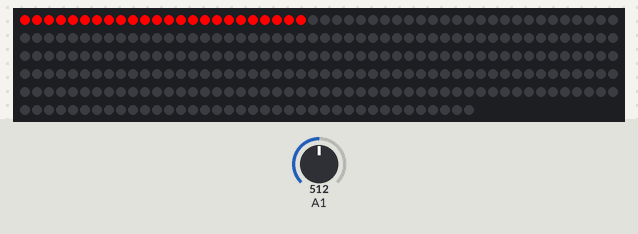
Simulated run of this sketch. Board: Arduino Uno, built with avr-gcc and run on an emulated ATmega328P. On the bench: 288 RGB LEDs in strip order, left to right, continuing on the next row. The test bench sets the inputs (shaded band); at power-on: A1 = 512. The strip is taken to match the declared colour order.

Above: at 0.1 s.
At 3.8 s:
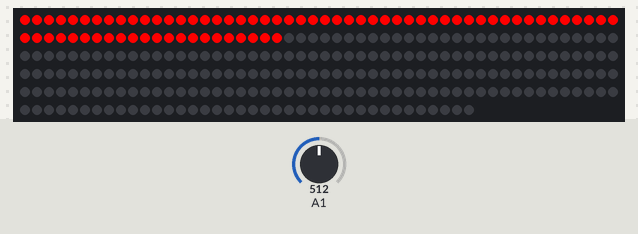
3.9 s: A1 set to 122
At 6.02 s:
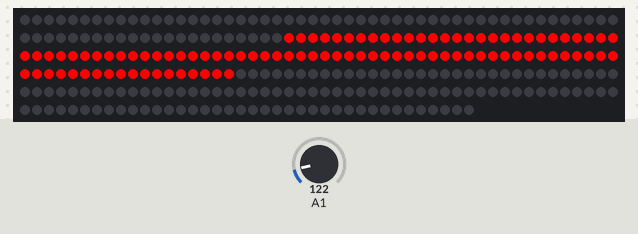
7.7 s: A1 set to 0
Timing chart, 0 to 10.7 s (numbered marks = the images above; inputs shaded):
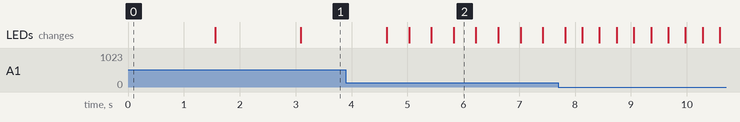

The sketch:

PROJETO_SETAS.ino
```cpp
#include <Adafruit_NeoPixel.h>

#define QTDE_LEDs 288
#define DATA_PIN 3
#define LEDs_SETA 24

#define LED_0_SETA_1 0
#define LED_0_SETA_2 24
#define LED_0_SETA_3 48
#define LED_0_SETA_4 72
#define LED_0_SETA_5 96
#define LED_0_SETA_6 120
#define LED_0_SETA_7 144
#define LED_0_SETA_8 168
#define LED_0_SETA_9 192
#define LED_0_SETA_10 216
#define LED_0_SETA_11 240
#define LED_0_SETA_12 264


Adafruit_NeoPixel setas(QTDE_LEDs, DATA_PIN, NEO_RGB);

int pot;

// =================== Seta 1 =====================

void seta1(int state){
if(state==1){
  for(int i = LED_0_SETA_1; i < LEDs_SETA; i++){
    if (i < setas.numPixels()) {
      setas.setPixelColor(i, setas.Color(255, 0, 0));
    }
  }
  setas.show();
 }
if(state==0){
  for(int i = LED_0_SETA_1; i < LEDs_SETA; i++){
    if (i < setas.numPixels()) {
      setas.setPixelColor(i, setas.Color(0,0,0));
    }
  }
  setas.show();
 }
} //Fim Seta 1

// =================== Seta 2 =====================

void seta2(int state){
if(state==1){
  for(int i = LED_0_SETA_2; i < LEDs_SETA + LED_0_SETA_2; i++){
    if (i < setas.numPixels()) {
      setas.setPixelColor(i, setas.Color(255, 0, 0));
    }
  }
  setas.show();
 }
if(state==0){
  for(int i = LED_0_SETA_2; i < LEDs_SETA + LED_0_SETA_2; i++){
    if (i < setas.numPixels()) {
      setas.setPixelColor(i, setas.Color(0,0,0));
    }
  }
  setas.show();
 }
} //Fim Seta 2

// =================== Seta 3 =====================

void seta3(int state){
if(state==1){
  for(int i = LED_0_SETA_3; i < LEDs_SETA + LED_0_SETA_3; i++){
    if (i < setas.numPixels()) {
      setas.setPixelColor(i, setas.Color(255, 0, 0));
    }
  }
  setas.show();
 }
if(state==0){
  for(int i = LED_0_SETA_3; i < LEDs_SETA + LED_0_SETA_3; i++){
    if (i < setas.numPixels()) {
      setas.setPixelColor(i, setas.Color(0,0,0));
    }
  }
  setas.show();
 }
} //Fim Seta 3

// =================== Seta 4 =====================

void seta4(int state){
if(state==1){
  for(int i = LED_0_SETA_4; i < LEDs_SETA + LED_0_SETA_4; i++){
    if (i < setas.numPixels()) {
      setas.setPixelColor(i, setas.Color(255, 0, 0));
    }
  }
  setas.show();
 }
if(state==0){
  for(int i = LED_0_SETA_4; i < LEDs_SETA + LED_0_SETA_4; i++){
    if (i < setas.numPixels()) {
      setas.setPixelColor(i, setas.Color(0,0,0));
    }
  }
  setas.show();
 }
} //Fim Seta 4

// =================== Seta 5 =====================

void seta5(int state){
if(state==1){
  for(int i = LED_0_SETA_5; i < LEDs_SETA + LED_0_SETA_5; i++){
    if (i < setas.numPixels()) {
      setas.setPixelColor(i, setas.Color(255, 0, 0));
    }
  }
  setas.show();
 }
if(state==0){
  for(int i = LED_0_SETA_5; i < LEDs_SETA + LED_0_SETA_5; i++){
    if (i < setas.numPixels()) {
      setas.setPixelColor(i, setas.Color(0,0,0));
    }
  }
  setas.show();
 }
} //Fim Seta 5

// =================== Seta 6 =====================

void seta6(int state){
if(state==1){
  for(int i = LED_0_SETA_6; i < LEDs_SETA + LED_0_SETA_6; i++){
    if (i < setas.numPixels()) {
      setas.setPixelColor(i, setas.Color(255, 0, 0));
    }
  }
  setas.show();
 }
if(state==0){
  for(int i = LED_0_SETA_6; i < LEDs_SETA + LED_0_SETA_6; i++){
    if (i < setas.numPixels()) {
      setas.setPixelColor(i, setas.Color(0,0,0));
    }
  }
  setas.show();
 }
} //Fim Seta 6

// =================== Seta 7 =====================

void seta7(int state){
if(state==1){
  for(int i = LED_0_SETA_7; i < LEDs_SETA + LED_0_SETA_7; i++){
    if (i < setas.numPixels()) {
      setas.setPixelColor(i, setas.Color(255, 0, 0));
    }
  }
  setas.show();
 }
if(state==0){
  for(int i = LED_0_SETA_7; i < LEDs_SETA + LED_0_SETA_7; i++){
    if (i < setas.numPixels()) {
      setas.setPixelColor(i, setas.Color(0,0,0));
    }
  }
  setas.show();
 }
} //Fim Seta 7

// =================== Seta 8 =====================
void seta8(int state){
if(state==1){
  for(int i = LED_0_SETA_8; i < LEDs_SETA + LED_0_SETA_8; i++){
    if (i < setas.numPixels()) {
      setas.setPixelColor(i, setas.Color(255, 0, 0));
    }
  }
  setas.show();
 }
if(state==0){
  for(int i = LED_0_SETA_8; i < LEDs_SETA + LED_0_SETA_8; i++){
    if (i < setas.numPixels()) {
      setas.setPixelColor(i, setas.Color(0,0,0));
    }
  }
  setas.show();
 }
} //Fim Seta 8

// =================== Seta 9 =====================
void seta9(int state){
if(state==1){
  for(int i = LED_0_SETA_9; i < LEDs_SETA + LED_0_SETA_9; i++){
    if (i < setas.numPixels()) {
      setas.setPixelColor(i, setas.Color(255, 0, 0));
    }
  }
  setas.show();
 }
if(state==0){
  for(int i = LED_0_SETA_9; i < LEDs_SETA + LED_0_SETA_9; i++){
    if (i < setas.numPixels()) {
      setas.setPixelColor(i, setas.Color(0,0,0));
    }
  }
  setas.show();
 }
} //Fim Seta 9

// =================== Seta 10 =====================
void seta10(int state){
if(state==1){
  for(int i = LED_0_SETA_10; i < LEDs_SETA + LED_0_SETA_10; i++){
    if (i < setas.numPixels()) {
      setas.setPixelColor(i, setas.Color(255, 0, 0));
    }
  }
  setas.show();
 }
if(state==0){
  for(int i = LED_0_SETA_10; i < LEDs_SETA + LED_0_SETA_10; i++){
    if (i < setas.numPixels()) {
      setas.setPixelColor(i, setas.Color(0,0,0));
    }
  }
  setas.show();
 }
} //Fim Seta 10

// =================== Seta 11 =====================
void seta11(int state){
if(state==1){
  for(int i = LED_0_SETA_11; i < LEDs_SETA + LED_0_SETA_11; i++){
    if (i < setas.numPixels()) {
      setas.setPixelColor(i, setas.Color(255, 0, 0));
    }
  }
  setas.show();
 }
if(state==0){
  for(int i = LED_0_SETA_11; i < LEDs_SETA + LED_0_SETA_11; i++){
    if (i < setas.numPixels()) {
      setas.setPixelColor(i, setas.Color(0,0,0));
    }
  }
  setas.show();
 }
} //Fim Seta 11

// =================== Seta 12 =====================
void seta12(int state){
if(state==1){
  for(int i = LED_0_SETA_12; i < LEDs_SETA + LED_0_SETA_12; i++){
    if (i < setas.numPixels()) {
      setas.setPixelColor(i, setas.Color(255,0,0));
    }
  }
  setas.show();
 }
if(state==0){
  for(int i = LED_0_SETA_12; i < LEDs_SETA + LED_0_SETA_12; i++){
    if (i < setas.numPixels()) {
      setas.setPixelColor(i, setas.Color(0,0,0));
    }
  }
  setas.show();
 }
} //Fim Seta 12

void setup() {
  pinMode(A1, INPUT);
  setas.begin();
}

void loop() {
  pot = map(analogRead(A1), 0, 1023, 20, 3000);

  seta1(1);
  seta9(0);
  delay(pot);

  seta2(1);
  seta10(0);
  delay(pot);

  seta3(1);
  seta11(0);
  pot = map(analogRead(A1), 0, 1023, 20, 3000);
  delay(pot);

  seta4(1);
  seta12(0);
  pot = map(analogRead(A1), 0, 1023, 20, 3000);
  delay(pot);

  seta5(1);
  seta1(0);
  pot = map(analogRead(A1), 0, 1023, 20, 3000);
  delay(pot);

  seta6(1);
  seta2(0);
  pot = map(analogRead(A1), 0, 1023, 20, 3000);
  delay(pot);

  seta7(1);
  seta3(0);
  pot = map(analogRead(A1), 0, 1023, 20, 3000);
  delay(pot);

  seta8(1);
  seta4(0);
  pot = map(analogRead(A1), 0, 1023, 20, 3000);
  delay(pot);

  seta9(1);
  seta5(0);
  pot = map(analogRead(A1), 0, 1023, 20, 3000);
  delay(pot);

  seta10(1);
  seta6(0);
  pot = map(analogRead(A1), 0, 1023, 20, 3000);
  delay(pot);

  seta11(1);
  seta7(0);
  pot = map(analogRead(A1), 0, 1023, 20, 3000);
  delay(pot);

  seta12(1);
  seta8(0);
  pot = map(analogRead(A1), 0, 1023, 20, 3000);
  delay(pot);

}
```
